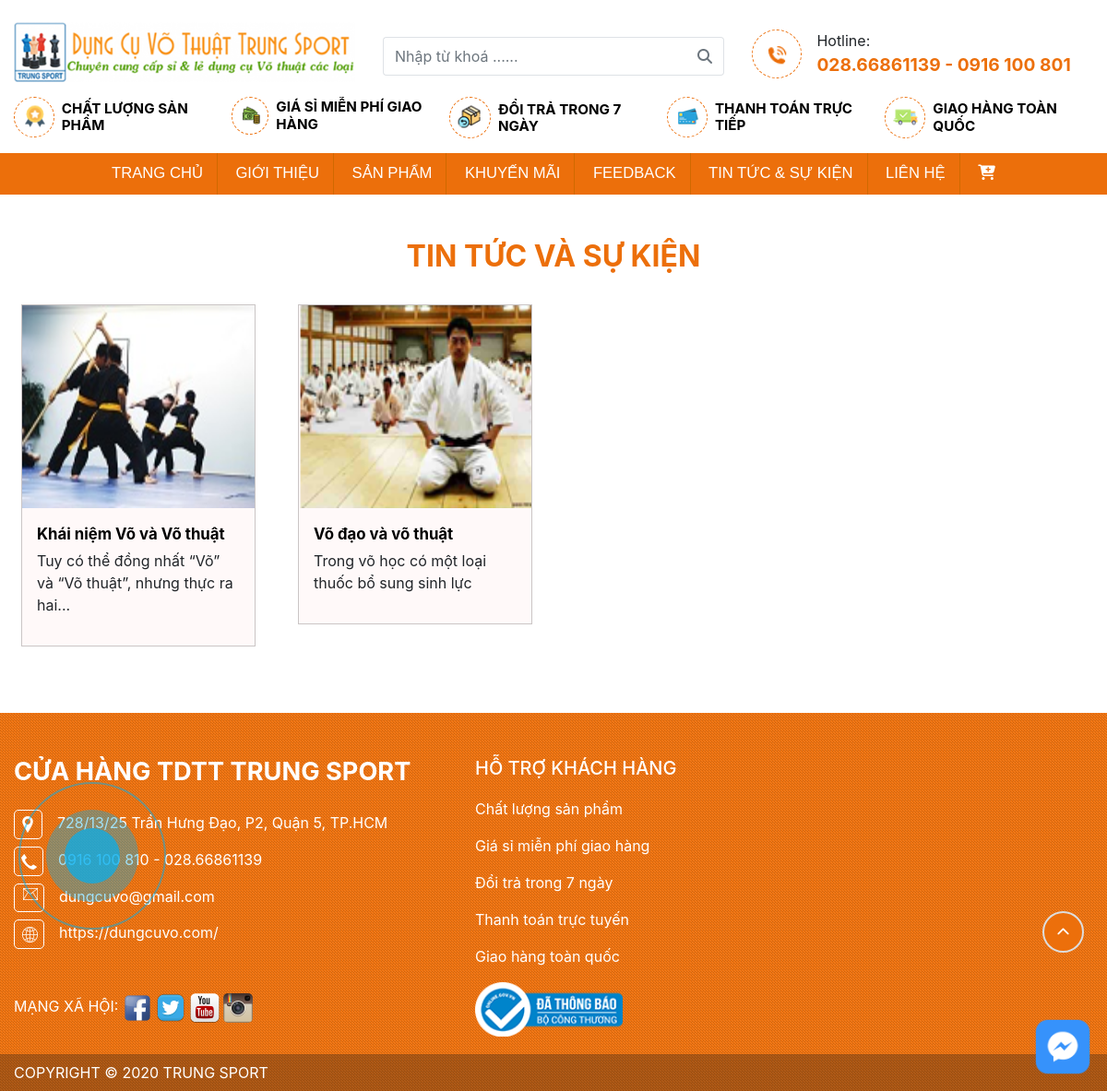
The page /show_post.php on the database its author committed.
### tables this page shows
CREATE TABLE `tbl_post` (
  `postId` int(11) NOT NULL,
  `postName` varchar(255) NOT NULL,
  `description` varchar(255) NOT NULL,
  `content` varchar(2550) NOT NULL,
  `image` varchar(255) NOT NULL
);

### classes/post.php (called while the page is built, shortened)
<?php
$filepath = realpath(dirname(__FILE__));
include_once ($filepath.'/../lib/database.php');
include_once ($filepath.'/../helpers/format.php');
?>
<?php
class post
{
	private $db;
	public function __construct()
	{
		$this->db = new Database();
	}
		public function show_post()
		{
			$query = "SELECT * FROM tbl_post order by postId desc";
			$result = $this->db->select($query);
			return $result;
		}
	}
	?>

### lib/database.php (called while the page is built, shortened)
<?php
Class Database extends PDO{
   public $host   = DB_HOST;
   public $user   = DB_USER;
   public $pass   = DB_PASS;
   public $dbname = DB_NAME;
   public $link;
private function connectDB(){
   $this->link = new mysqli($this->host, $this->user, $this->pass,
    $this->dbname);
 }
public function select($query){
  $result = $this->link->query($query) or
   die($this->link->error.__LINE__);
  if($result->num_rows > 0){
    return $result;
  } else {
    return false;
  }
 }
}

### helpers/format.php (called while the page is built, shortened)
<?php
class Format{
   public function catchuoi($chuoi,$gioihan){
      if(strlen($chuoi)<=$gioihan)
      {
         return $chuoi;
      }
      else{
      if(strpos($chuoi," ",$gioihan) > $gioihan){
         $new_gioihan=strpos($chuoi," ",$gioihan);
         $new_chuoi = substr($chuoi,0,$new_gioihan)."...";
         return $new_chuoi;
      }
      $new_chuoi = substr($chuoi,0,$gioihan)."...";
      return $new_chuoi;
      }
   }
}
?>

### show_post.php (the view)
<?php
    include 'inc/header.php';
?>
    <div class="show_sanpham">
        <div class="container">
            <div class="title_style text-center mt-5 mb-4">
                <h3 id="title">TIN TỨC VÀ SỰ KIỆN</h3>
            </div>
            <div class="showsanpham">
                <div class="row">
                    <?php
                        $showpost = $post ->show_post();
                        foreach($showpost as $value){
                    ?>
                    <div class="col-lg-3 col-md-4 col-sm-6 col-12 mb-4">
                        <div class="khungsanpham mr-2 ml-2 mt-2">
                            <div class="img">
                                <a href="post_details.php?postid=<?= $value['postId']?>"><img src="admin/uploads/<?php echo $value['image']?>"></a>
                            </div>
                            <div class="details">
                                <a href="post_details.php?postid=<?= $result_post['postId']?>">
                                    <p class="mb-1"><?= $value['postName']?></p>
                                </a>
                                <p><?php
                                    $description = $value['description'];
                                    echo $fm->catchuoi("$description",80)?></p>
                            </div>
                        </div>
                    </div>
                    <?php
                            }
                    ?>
                </div>
            </div>
        </div>
    </div>
<?php
    include 'inc/footer.php';
?>

### inc/header.php (shortened to what this page needs)
<!DOCTYPE html>
<html lang="vi">
    <head>
        <link rel="stylesheet" href="css/jquery.mmenu.all.css">
        <link rel="stylesheet" type="text/css" href="css/details.css">
        <link rel="stylesheet" type="text/css" href="css/giohang.css">
        <link rel="stylesheet" type="text/css" href="css/gioithieu.css">
        <link rel="stylesheet" type="text/css" href="css/feedback.css">
        <link rel="stylesheet" type="text/css" href="css/lienhe.css">
        <link rel="stylesheet" type="text/css" href="css/style.css">
        <link rel="stylesheet" type="text/css" href="css/bootstrap/css/bootstrap.min.css">
        <link rel="stylesheet" href="css/owlcarousel/dist/assets/owl.carousel.css">
        <link rel="stylesheet" href="css/owl.theme.default.min.css">
        <link rel="stylesheet" href="css/simplyscroll/jquery.simplyscroll.min.css">
    </head>
    <?php
        require 'lib/database.php';
        include 'helpers/format.php';
        $fm = new Format();
        $post = new post();
    ?>
<body>
    <div class="header mb-3">
        <div class="container">
            <div class="row">
                <div class="col-lg-4 col-md-12 col-8 text-md-center">
                    <a href="trangchu.php"><img src="images/logo.png" style="max-width: 100%;"></a>
                </div>
                <div class="col-lg-4 col-md-6 col-sm-12 pt-3">
                    <form class="input-group" method="POST" action="search.php">
                        <input class="form-control py-2 border-right-0 border" type="search" name="search"
                        placeholder="Nhập từ khoá ......">
                        <span class="input-group-append">
                            <button class="btn btn-outline-secondary border-left-0 border" type="button">
                                <i class="fa fa-search"></i>
                            </button>
                        </span>
                    </form>
                </div>
                <div class="col-lg-4 col-md-6  col-10 pt-2 items">
                    <div class="img">
                        <img src="images/hotline.png">
                    </div>
                    <div class="details">
                        <p>Hotline:</p>
                        <p id="sdt">028.66861139 - 0916 100 801</p>
                    </div>
                </div>
            </div>
        </div>
    </div>
    <div class="slider1 mb-3">
        <div class="container">
            <div id="slider">
                <div class="owl-carousel owl-theme">
                    <div class="item">
                        <div class="img">
                            <img src="images/chatluong.png">
                        </div>
                        <div class="details ml-2">
                            <h3><a href="#">CHẤT LƯỢNG SẢN PHẨM</a></h3>
                        </div>
                    </div>
                    <div class="item">
                        <div class="img">
                            <img src="images/gia.png">
                        </div>
                        <div class="details ml-2">
                            <h3><a href="#">GIÁ SỈ MIỄN PHÍ GIAO HÀNG</a></h3>
                        </div>
                    </div>
                    <div class="item">
                        <div class="img">
                            <img src="images/doitra.png">
                        </div>
                        <div class="details ml-2">
                            <h3><a href="#">ĐỔI TRẢ TRONG 7 NGÀY</a></h3>
                        </div>
                    </div>
                    <div class="item">
                        <div class="img">
                            <img src="images/thanhtoan.png">
                        </div>
                        <div class="details ml-2">
                            <h3><a href="#">THANH TOÁN TRỰC TIẾP</a></h3>
                        </div>
                    </div>
                    <div class="item">
                        <div class="img">
                            <img src="images/giaohang.png">
                        </div>
                        <div class="details ml-2">
                            <h3><a href="#">GIAO HÀNG TOÀN QUỐC</a></h3>
                        </div>
                    </div>
                </div>
            </div>
        </div>
    </div>
    <div class="menufixed">
        <div class="menu d-none d-lg-block d-md-block clearfix">
            <div class="wrapper_container">
                <ul id="main_menu">
                    <li><a href="./">TRANG CHỦ</a></li>
                    <li><a href="gioithieu.php">GIỚI THIỆU</a></li>
                    <li><a href="show_product.php">SẢN PHẨM</a>
                    </li>
                    <li><a href="show_product.php">KHUYẾN MÃI</a></li>
                    <li><a href="feedback.php">FEEDBACK</a></li>
                    <li><a href="show_post.php">TIN TỨC & SỰ KIỆN</a></li>
                    <li> <a href="lienhe.php">LIÊN HỆ</a></li>
                    <li>
                        <a href="giohang.php">
                            <i class="fas fa-cart-plus"></i>
                        </a>
                    </li>
                </ul>
            </div>
        </div>
    </div>

### inc/footer.php (shortened to what this page needs)
    <div class="footer mt-5">
        <div class="container">
            <div class="row">
                <div class="col-lg-5 col-md-6 mt-5">
                    <h3 class="mb-4">CỬA HÀNG TDTT TRUNG SPORT</h3>
                    <div class="mb-2">
                        <img src="images/map.png"><span>728/13/25 Trần Hưng Đạo, P2, Quận 5, TP.HCM</span>
                    </div>
                    <div class="mb-2">
                        <img src="images/phone.png"><span>0916 100 810 - 028.66861139</span>
                    </div>
                    <div class="mb-2">
                        <img src="images/mail.png"><span>dungcuvo@gmail.com</span>
                    </div>
                    <div class="mb-2">
                        <img src="images/web.png"><span>https://dungcuvo.com/</span>
                    </div>
                    <div class="mxh mt-5">
                        <span>MẠNG XÃ HỘI:
                            <a href="#"><img src="images/fb.png"></a>
                            <a href="#"><img src="images/twitter.png"></a>
                            <a href="#"><img src="images/youtube.png"></a>
                            <a href="#"><img src="images/insta.png"></a>
                        </span>
                    </div>
                </div>
                <div class="col-lg-3 col-md-6 mt-5">
                    <h5>HỖ TRỢ KHÁCH HÀNG</h5>
                    <div id="hotrokh mt-5">
                        <div id="box"><a href="#">
                                <p>Chất lượng sản phẩm</p>
                            </a></div>
                        <div id="box"><a href="#">
                                <p>Giá sỉ miễn phí giao hàng</p>
                            </a></div>
                        <div id="box"><a href="#">
                                <p>Đổi trả trong 7 ngày</p>
                            </a></div>
                        <div id="box"><a href="#">
                                <p>Thanh toán trực tuyến</p>
                            </a></div>
                        <div id="box"><a href="#">
                                <p>Giao hàng toàn quốc</p>
                            </a></div>
                        <div class="img mt-3">
                            <img src="images/chungnhan.png" style="border:none;width:10em;">
                        </div>
                    </div>
                </div>
                <div class="col-lg-4 mt-5">
                    <iframe
                        src="https://www.google.com/maps/embed?pb=!1m18!1m12!1m3!1d3919.129557166617!2d106.66064765804977!3d10.80138794801173!2m3!1f0!2f0!3f0!3m2!1i1024!2i768!4f13.1!3m3!1m2!1s0x317529309a1b98bf%3A0x5d9fe06f46cc5c31!2zQ8OUTkcgVFkgQ-G7lCBQSOG6pk4gVFJVWeG7gE4gVEjDlE5HIENJUCBNRURJQQ!5e0!3m2!1svi!2s!4v1592364781352!5m2!1svi!2s"
                        width="100%" height="300" frameborder="0" style="border:0;" allowfullscreen=""
                        aria-hidden="false" tabindex="0">
                    </iframe>
                </div>
            </div>
        </div>
        <div class="copyright pt-2 pb-2 mt-3">
            <div class="container">
                <p>COPYRIGHT © 2020 TRUNG SPORT</p>
            </div>
        </div>
        </div>
    <div class="iconmessenger fix">
        <a href="https://www.messenger.com/t/104008431057151" target="_blank"><img src="images/messengericon.png"
                style="width: 100%;"></a>
    </div>
    <a href="#" class="btn_scrolltop"><i class="fa fa-chevron-up" aria-hidden="true"></i></a>
    <div class="quick-alo-phone quick-alo-green quick-alo-show" id="quick-alo-phoneIcon" style="right: 10px; top: 20%;">
        <a href="tel:0367896503" title="Liên hệ nhanh">
            <div class="quick-alo-ph-img-circle"></div>
        </a>
    </div>
</body>
<link href="js/fancyapp/jquery.fancybox.css" type="text/css" rel="stylesheet" />
<link href="css/animate.min.css" type="text/css" rel="stylesheet" />
</html>

### css/details.css (style rules this page uses)
.img img { width:100%; }

### css/gioithieu.css (style rules this page uses)
.title_style h3 { color: #EC6F0B; font-weight: bold; }

### css/feedback.css (style rules this page uses)
.title_style h3 { color: #EC6F0B; font-weight: bold; }

### css/lienhe.css (style rules this page uses)
.title_style h3 { color: #EC6F0B; font-weight: bold; }

### rows shown on the page
tbl_post: image (picture), postName "Khái niệm Võ và Võ thuật", description "Tuy có thể đồng nhất “Võ” và “Võ thuật”, nhưng thực ra hai..."
tbl_post: image (picture), postName "Võ đạo và võ thuật", description "Trong võ học có một loại thuốc bổ sung sinh lực"
